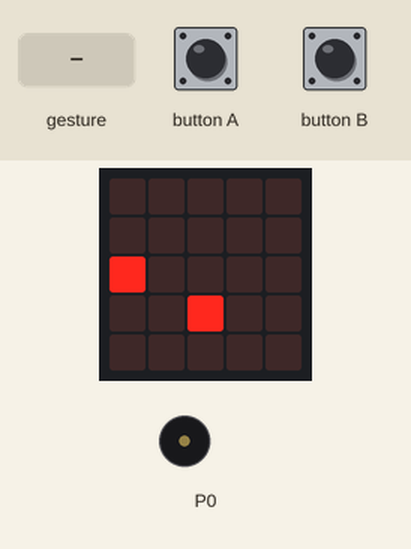
This program was run on a simulated BBC micro:bit (MakeCode). Parts: the board's 5×5 LED display, buzzer (waves = sounding). The test bench sets the inputs (shaded band). Random numbers come from a fixed seed; a tilt is held for 1.5 s and a shake lasts 1 s, then the board lies face up again.

Above: at 1.29 s.
1.3 s: button A pressed for 0.15 s
At 1.5 s:
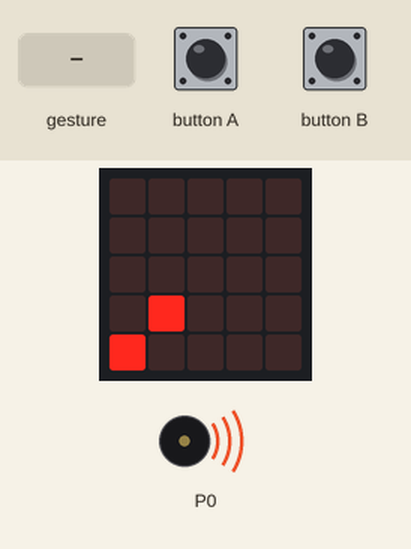
2.0 s: button B pressed for 0.15 s
At 2.55 s:
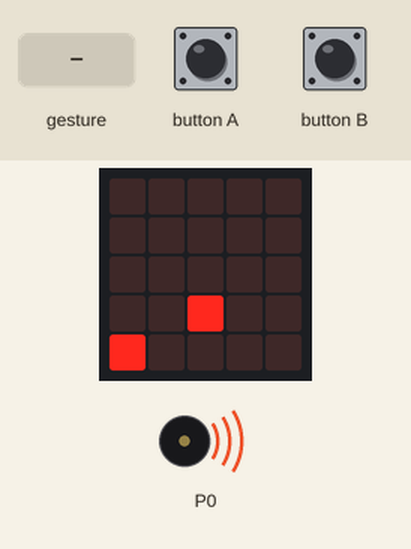
2.7 s: gesture 'tilt left'
At 3.07 s:
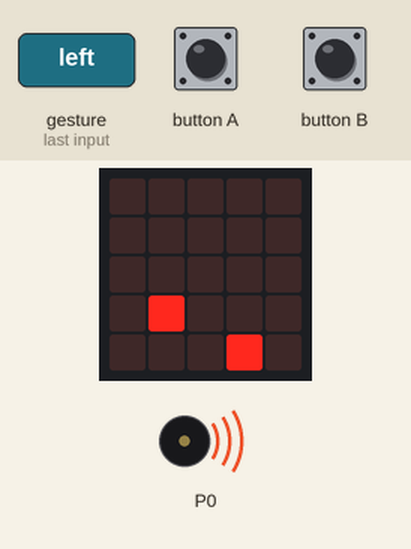
4.5 s: gesture 'tilt right'
At 5.16 s:
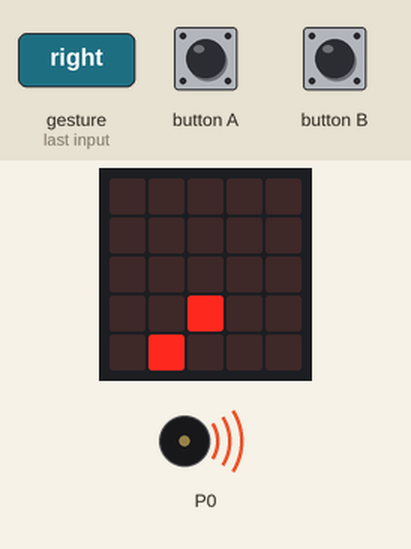
6.4 s: button A pressed for 0.15 s
At 6.61 s:
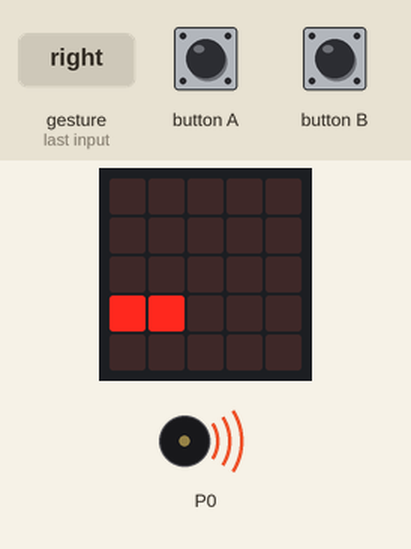
7.1 s: button B pressed for 0.15 s
At 7.77 s:
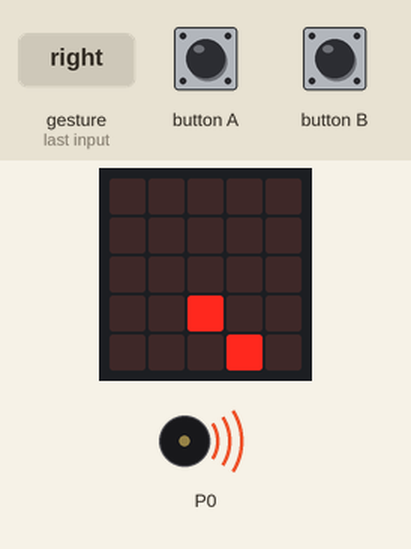
Timing chart, 0 to 11.0 s (numbered marks = the images above; inputs shaded):
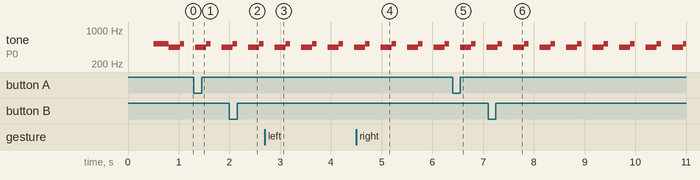

Measured:
- by itself, tone on P0: repeats every 0.52 s: silent 0.22 s, 440 Hz 0.22 s, 523 Hz 0.08 s

The program:

main.ts
```typescript
input.onGesture(Gesture.TiltLeft, function () {
    moto.move(-1)
})
input.onButtonPressed(Button.A, function () {
    moto.move(-1)
})
input.onButtonPressed(Button.B, function () {
    moto.move(1)
})
input.onGesture(Gesture.TiltRight, function () {
    moto.move(1)
})
let carro: game.LedSprite = null
let moto: game.LedSprite = null
moto = game.createSprite(2, 3)
basic.forever(function () {
    carro = game.createSprite(randint(0, 4), 0)
    basic.pause(100)
    carro.turn(Direction.Right, 90)
    for (let index = 0; index < 4; index++) {
        carro.move(1)
        basic.pause(100)
    }
    if (carro.isTouchingEdge()) {
        carro.delete()
    }
    music.play(music.stringPlayable("C5 A B G B F A C5 ", 200), music.PlaybackMode.InBackground)
})
```

test.ts
```typescript
// testes vão aqui; isto não será compilado quando este pacote for usado como uma extensão.
```
